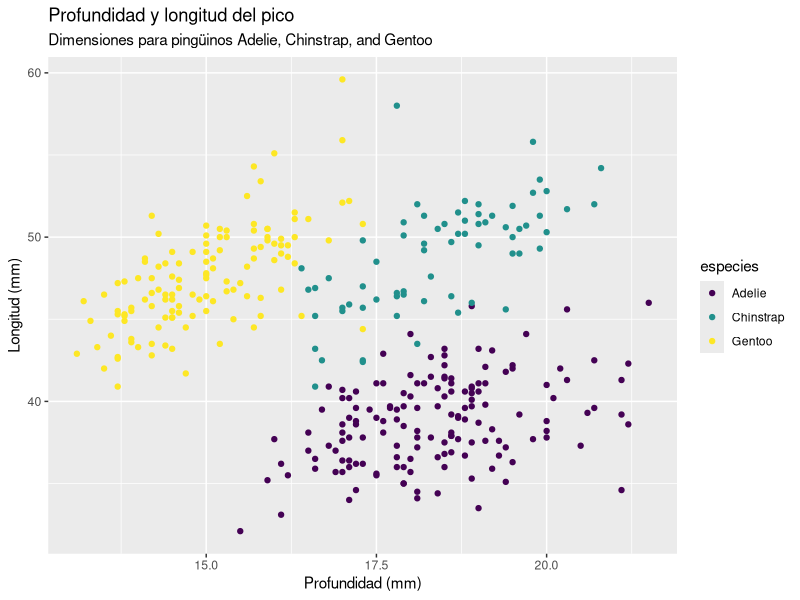
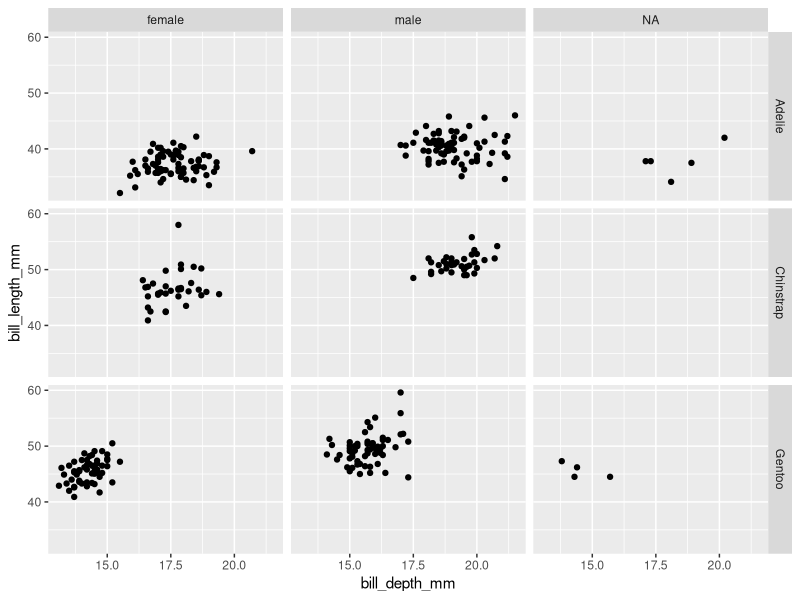
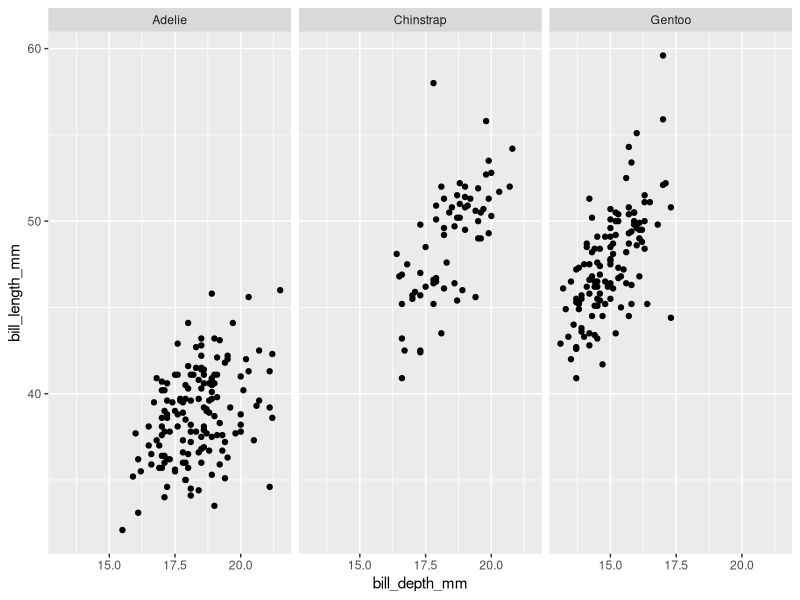
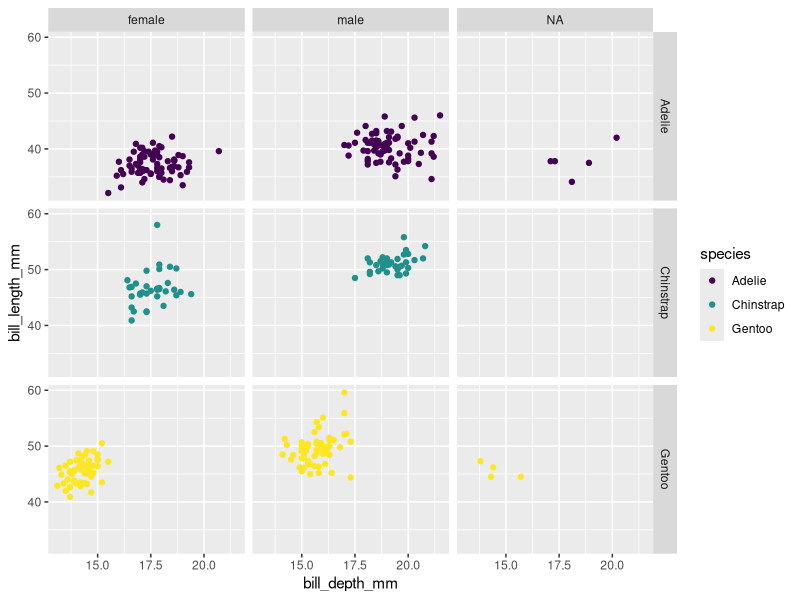
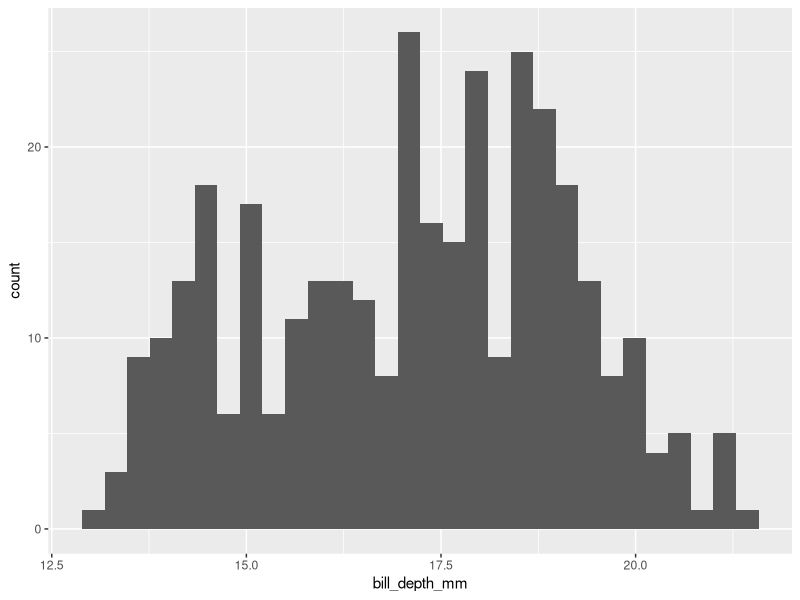
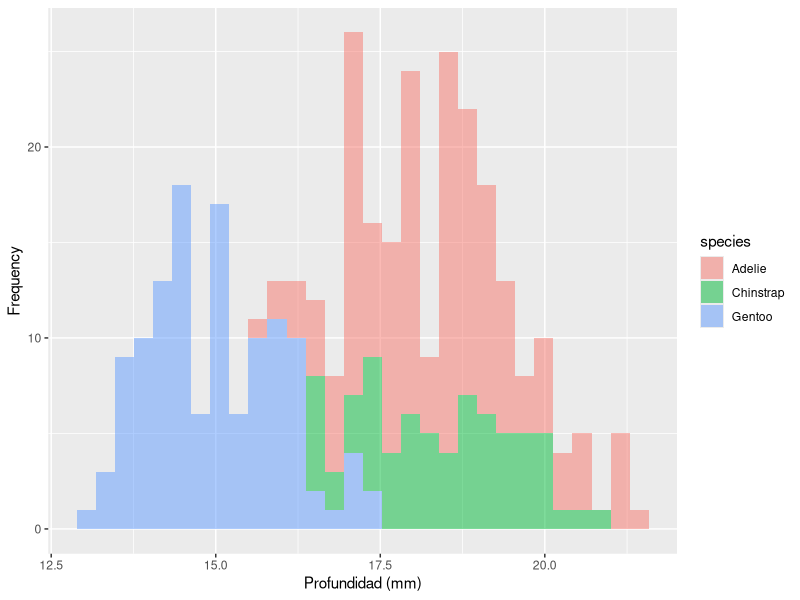
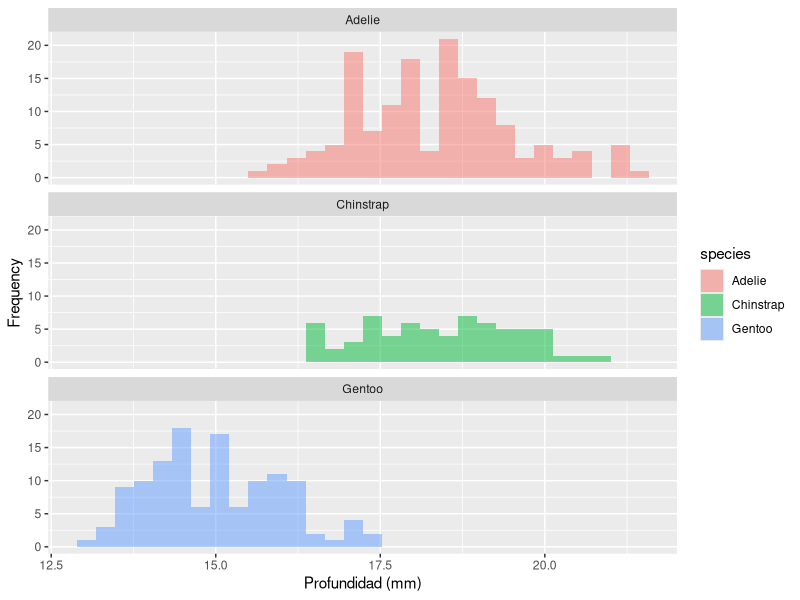
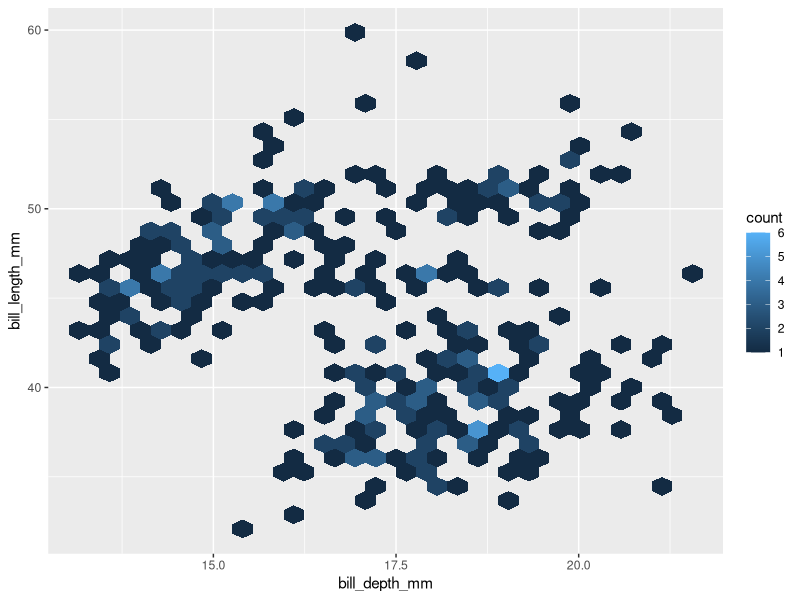

R code for these plots, in order:
## ---- chunk 1
knitr::opts_chunk$set(echo = TRUE, warning = FALSE, message = FALSE, include = TRUE)
## ---- chunk 2
library(palmerpenguins)
library(tidyverse)
library(GGally)
glimpse(penguins)

## ---- chunk 3
ggplot(data = penguins, #llama al data.frame con el que vamos a hacer el gráfico
       mapping = aes(x = bill_depth_mm, y = bill_length_mm, #determina la x e y
                     colour = species)) + #pone las especies
  geom_point() + #hace un gráfico de dispersión de puntos
  labs(title = "Profundidad y longitud del pico",
       subtitle = "Dimensiones para pingüinos Adelie, Chinstrap, and Gentoo",
       x = "Profundidad (mm)", y = "Longitud (mm)",
       colour = "especies") +
  scale_colour_viridis_d() #pone escalas de color

## ---- chunk 4
ggplot(penguins, aes(x = bill_depth_mm, y = bill_length_mm)) + 
  geom_point() +
  facet_grid(species ~ sex)
## ---- chunk 5
ggplot(penguins, aes(x = bill_depth_mm, y = bill_length_mm)) + 
  geom_point() +
  facet_wrap(~ species )
## ---- chunk 6
ggplot(
  penguins, 
  aes(x = bill_depth_mm, 
      y = bill_length_mm, 
      color = species)) +
  geom_point() +
  facet_grid(species ~ sex) +
  scale_color_viridis_d()
## ---- chunk 7
ggplot(penguins, 
  aes(bill_depth_mm)) +
  geom_histogram()
## ---- chunk 8
ggplot(penguins, 
  aes(bill_depth_mm,
      fill = species)) +
  geom_histogram(alpha = 0.5) +
   labs(
    x = "Profundidad (mm)",
    y = "Frequency"
  )
## ---- chunk 9
ggplot(penguins, 
  aes(bill_depth_mm,
      fill = species)) +
  geom_histogram(alpha = 0.5) +
   labs(
    x = "Profundidad (mm)",
    y = "Frequency"
  ) +
  facet_wrap(~ species, nrow = 3)
## ---- chunk 10
ggplot(penguins, aes(x = bill_depth_mm, y = bill_length_mm)) + 
  geom_hex() 
## ---- chunk 11
bill_len_dep <- ggplot(data = penguins,
                         aes(x = bill_length_mm,
                             y = bill_depth_mm,
                             group = species)) +
  geom_point(aes(color = species, 
                 shape = species),
             size = 3,
             alpha = 0.8) +
  geom_smooth(method = "lm", se = FALSE, aes(color = species)) +
  scale_color_manual(values = c("darkorange","purple","cyan4")) +
  labs(x = "Longitud (mm)",
       y = "Produndidad (mm)",
       color = "Especies de pingüino",
       shape = "Especies de pingüino") +
  theme(legend.position = c(0.85, 0.15),
        plot.title.position = "plot",
        plot.caption = element_text(hjust = 0, face= "italic"),
        plot.caption.position = "plot")

bill_len_dep

## ---- chunk 12
bill_no_species <- ggplot(data = penguins,
                         aes(x = bill_length_mm,
                             y = bill_depth_mm)) +
  geom_point() +
  labs( x = "Longitud (mm)",
       y = "Profundidad (mm)") +
  theme(plot.title.position = "plot",
        plot.caption = element_text(hjust = 0, face= "italic"),
        plot.caption.position = "plot") +
  geom_smooth(method = "lm", se = FALSE, color = "gray50")

bill_no_species
## ---- chunk 13

ggplot(penguins, aes(x = species, fill = sex)) +
  geom_bar() 
## ---- chunk 14
ggplot(penguins, aes(x = species, fill = sex)) +
  geom_bar(position = "fill") 
## ---- chunk 15

library(GGally)

penguins|>
  select(species, body_mass_g, ends_with("_mm")) |> 
  GGally::ggpairs(aes(color = species),
          columns = c("flipper_length_mm", "body_mass_g", 
                      "bill_length_mm", "bill_depth_mm")) +
  scale_colour_manual(values = c("darkorange","purple","cyan4")) +
  scale_fill_manual(values = c("darkorange","purple","cyan4"))
